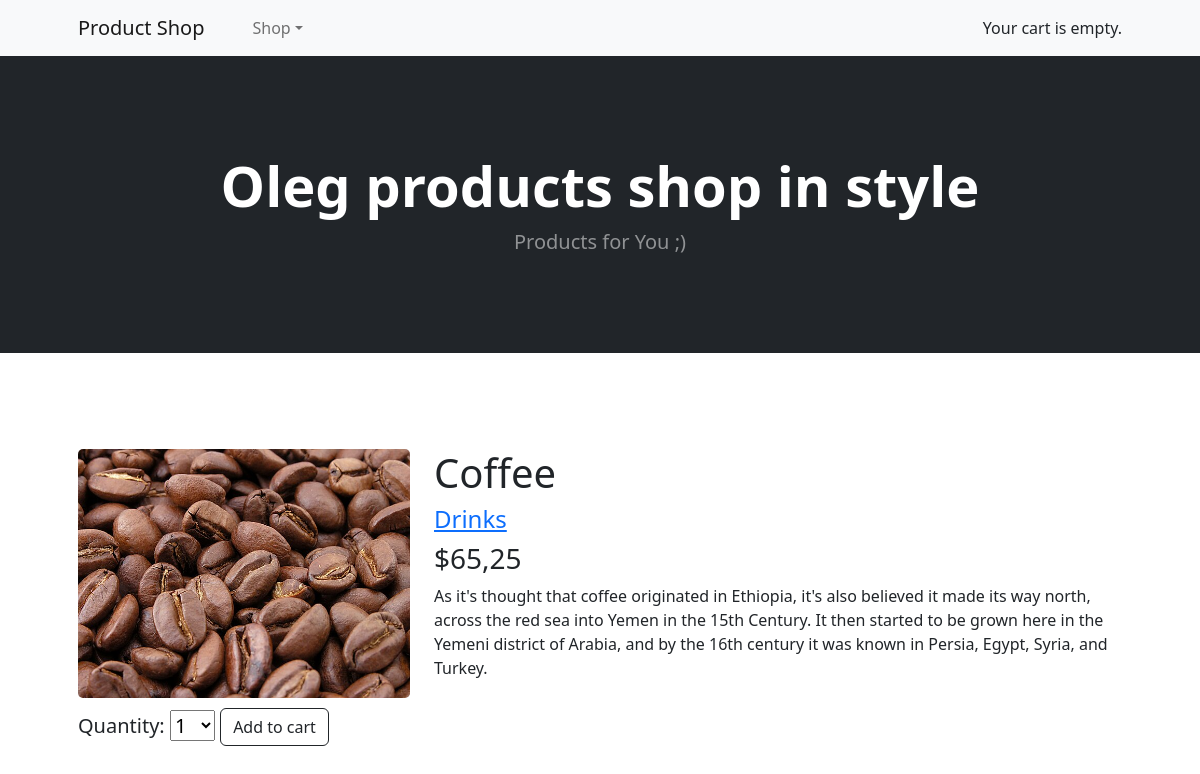
The app's page /2/coffee/ with its own data.
### shop/models.py (models this page shows, shortened)
class Product(models.Model):
    category = models.ForeignKey(Category, related_name='products', on_delete=models.CASCADE)
    name = models.CharField(max_length=200, db_index=True)
    slug = models.SlugField(max_length=200, db_index=True)
    image = models.ImageField(upload_to='products/%Y/%m/%d', blank=True)
    description = models.TextField(blank=True)
    price = models.DecimalField(max_digits=10, decimal_places=2)
    stock = models.PositiveIntegerField()
    available = models.BooleanField(default=True)
    created = models.DateTimeField(auto_now_add=True)
    updated = models.DateTimeField(auto_now=True)
    class Meta:
        ordering = ('name',)
        index_together = (('id', 'slug'),)

class Category(models.Model):
    name = models.CharField(max_length=200, db_index=True)
    slug = models.SlugField(max_length=200, db_index=True, unique=True)
    class Meta:
        ordering = ('name',)
        verbose_name = 'Категория'
        verbose_name_plural = 'Категории'
    def __str__(self):
        return self.name
    def get_absolute_url(self):
        return reverse('shop:product_list_by_category',
                        args=[self.slug])

### shop/views.py (the view)
def product_detail(request, id, slug):
    product = get_object_or_404(Product,
                                id=id,
                                slug=slug,
                                available=True)
    cart_product_form = CartAddProductForm()
    return render(request, 'shop/product/detail.html', {'product': product,
                                                        'cart_product_form': cart_product_form})

### cart/forms.py
class CartAddProductForm(forms.Form):
    quantity = forms.TypedChoiceField(choices=PRODUCT_QUANTITY_CHOICES, coerce=int)
    update = forms.BooleanField(required=False, initial=False, widget=forms.HiddenInput)

### cart/cart.py (called while the page is built)
    def __len__(self):
        return sum(item['quantity'] for item in self.cart.values())

### cart/context_processors.py (called while the page is built)
def cart(request):
    return {'cart': Cart(request)}

### shop/templates/shop/product/detail.html (shortened to what this page needs)
{% extends "shop/base.html" %}
{% load static %}
{% block content %}
    <div class="row" style="width: 100%;">
        <div class="col-md-4">
            <img class="item-img" src="{% if product.image %}{{ product.image.url }}{% else %}{% static 'img/no_image.png' %}{% endif %}">
        </div>
         <div class="col-md-8">
            <h1>{{ product.name }}</h1>
            <h4><a href="{{ product.category.get_absolute_url }}">{{ product.category }}</a></h4>
            <h3 class="price">${{ product.price }}</h3>
            {{ product.description|linebreaks }}
         </div>
        <br>
        <form action="{% url 'cart:cart_add' product.id %}" method="post" style="margin-top: 10px;">
            <h5>{{ cart_product_form }}
            <input class="btn btn-outline-dark mt-auto" type="submit" value="Add to cart"></h5>
        </form>
    </div>
{% endblock %}

### records on screen
Product: image (picture), name "Coffee", category "Drinks", price "65,25", description "As it's thought that coffee originated in Ethiopia, it's also believed it made its way north, across the red sea into Yemen in the 15th Century. It then started to be grown here in the Yemeni district of Arabia, and by the 16th century it was known in Persia, Egypt, Syria, and Turkey."
